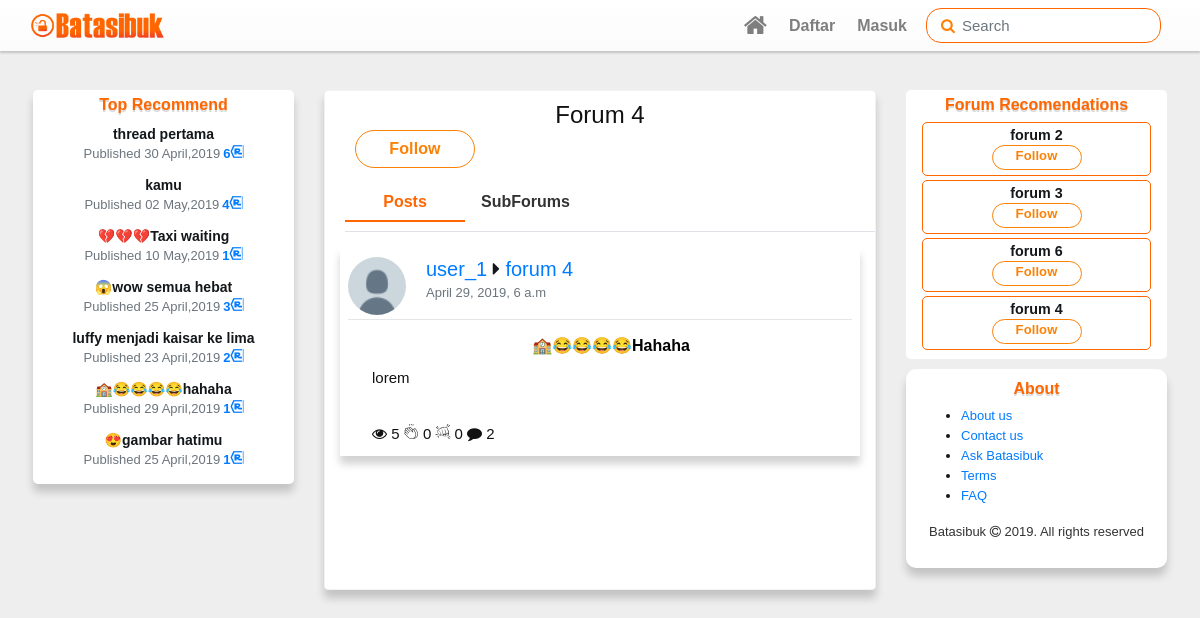
Before: /forum/fr-5/forum 4/ with the older database file.
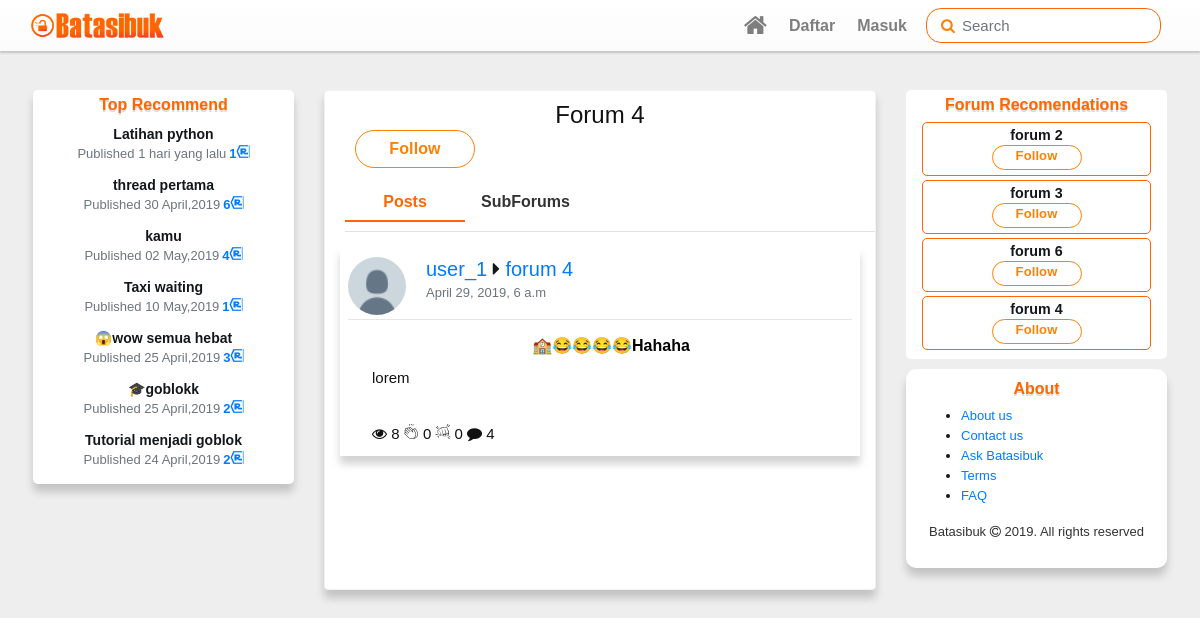
After: the same page with the newer database file.
### batasibuk_forum/models.py (models this page shows, shortened)
class Votable(models.Model):
	class Meta:
		abstract=True
	votes=GenericRelation(Vote,content_type_field='vote_type',object_id_field='vote_id')
	upvotes=models.IntegerField(default=0,blank=True)
	downvotes=models.IntegerField(default=0,blank=True)
	vote_self=False

class Post(Votable):
	objects=PostsManager()
	forum_post_type=models.ForeignKey(ContentType,on_delete=models.PROTECT,related_name='_forum_posts')
	forum_post_id=models.PositiveIntegerField()
	content_forum_post=GenericForeignKey('forum_post_type','forum_post_id')
	author=models.ForeignKey(User,related_name='posts',on_delete=models.PROTECT)
	created=models.DateTimeField(auto_now_add=True)
	updated=models.DateTimeField(auto_now=True)
	updated_by=models.ForeignKey(User,blank=True,null=True,on_delete=models.PROTECT)
	post_title=models.CharField(max_length=255)
	body=RichTextUploadingField(blank=True,
								config_name='post_thread',
								external_plugin_resources=[(
									'emoji',
									'/static/ckeditor_plugins/emoji/',
									'plugin.js')]
								)
	post_slug=models.SlugField(max_length=255,blank=True,editable=False)
	status=models.IntegerField(choices=(
		(0,'Draft'),
		(1,'Post')
		),default=0)
	views=models.IntegerField(blank=True,default=0)

class Followble(models.Model):
	class Meta:
		abstract=True
	followers=GenericRelation(Follow,content_type_field='forum_type',object_id_field='forum_id')

class Forum(Followble):
	def image_path(instance,imagename):
		base_name,ext=os.path.splitext(imagename)
		return f"logo_image/{time.strftime('%y%m%d%H%M%S')}{ext}"
	category=models.ForeignKey(Category,related_name='forums',blank=True,null=True,on_delete=models.PROTECT)
	name=models.CharField(max_length=80)
	position=models.IntegerField(blank=True,default=0)
	description=models.TextField(blank=True,default='')
	moderators=models.ManyToManyField(User,blank=True)
	updated=models.DateTimeField(auto_now=True)
	posts=GenericRelation(Post,content_type_field='forum_post_type',object_id_field='forum_post_id',related_query_name='post_forum')
	post_count=models.IntegerField(blank=True,default=0)
	forum_logo=models.ImageField(default='',upload_to=image_path)

### account/models.py (models this page shows, shortened)
class Profile(Followble):
	user=models.OneToOneField(User,related_name='profile',on_delete=models.CASCADE)
	info=models.CharField(max_length=30,blank=True,default='Kreator Batasibuk')
	date_of_birth=models.DateField(blank=True,null=True)
	gender=models.IntegerField(choices=(
		(Male,'Male'),
		(Female,'Female')
		),blank=True,default=Male)
	user_photo=models.ImageField(default='profile_image/default_profile_normal.png',upload_to=avatar_path)
	user_header=models.ImageField(default='profile_image/default_header.jpg',upload_to=header_path)
	location = models.CharField(max_length=30, blank=True)
	website=models.URLField(blank=True)

### batasibuk_forum/views.py (the view)
# urls.py: path('fr-<int:id_forum>/<str:name_forum>/',ForumView.as_view(mode='forum'),name='forumview'),
class ForumView(ListView):
	model=Post
	mode=None
	paginate_by=5
	template_name='batasibuk_forum/forum_view.html'
	context_object_name='forum_thread'
	def get_context_data(self,*args,**kwargs):
		context=super().get_context_data(*args,**kwargs)
		context['title']=self.kwargs['name_forum']
		context['detail_forum']=(self.mode,self.kwargs['id_forum'])
		context['this_forum']=Forum.objects.filter(pk=self.kwargs['id_forum']).first()
		if self.mode=='subforum':
			context['this_forum']=SubForum.objects.filter(pk=self.kwargs['id_forum']).first()
		return context
	def get_queryset(self):
		query=super().get_queryset()
		forum_type=ContentType.objects.get_for_model(Forum)
		if self.mode=='subforum':
			forum_type=ContentType.objects.get_for_model(SubForum)
		return query.filter(forum_post_type=forum_type,forum_post_id=self.kwargs['id_forum'],status=1).order_by('-created')

### batasibuk_forum/models.py (called while the page is built)
	def get_top_recommend(self):
		posts=Post.objects.all()
		for post in posts:
			c_recommends=post.post_recommends.all().count()
			time_since=math.floor((datetime.datetime.now().timestamp()-post.created.timestamp())/3600)
			post.score=(c_recommends)/(time_since+2)**1.8
			if c_recommends==0:
				post.score=(c_recommends-1)/(time_since+2)**1.8
		posts=sorted(posts,key=lambda t:t.score,reverse=True)
		if len(posts)>10:
			return posts[0:7]
		return posts

### batasibuk_forum/templatetags/text_custom.py (called while the page is built)
@register.filter(name='to_time_since')
def to_time_since(d):
	return custom_time_since(d)

### batasibuk_forum/templatetags/top_recommend.py (called while the page is built)
@register.inclusion_tag('snippets/post_recommends.html')
def top_recommend():
	posts=Post.objects.get_top_recommend()
	context={
		'posts':posts,
	}
	return context

@register.inclusion_tag('snippets/forum_recommend.html')
def forum_recommend(request):
	forum=Forum.objects.all()
	if request.user.is_authenticated:
		forum=Forum.objects.exclude(followers__follower=request.user)
	for f in forum:
		f.count_followers=f.followers.all().count()
	recommend_forum=sorted(forum,key=lambda c:c.count_followers,reverse=True)
	if len(recommend_forum)>4:
		recommend_forum=recommend_forum[0:4]
	return {'request':request,'forums':recommend_forum}

### batasibuk_forum/templates/batasibuk_forum/forum_view.html (shortened to what this page needs)
{% extends "base.html" %}
{% load static %}
{% load vote_follow_filter %}
{% load top_recommend %}
{% block get_in_head %}
	{% include "snippets/highlight/highlight_css_js.html" %}
	<link rel="stylesheet" type="text/css" href="{% static "css/forum_view.css" %}">
{% endblock get_in_head %}
{% block main_content %}
<div class="row">
	<div class="col-md-3 d-none d-md-block order-md-1">
    	{%top_recommend%}
    </div>
    <div class="col-md-6 order-1 order-md-2 ">
            <div class="wrap-forum shadow">
            	<h4>{{title|capfirst}}</h4>
            	<a href="javascript:void(0)" class="btn btn-follow follow-this {%is_user_follow this_forum request%} " data-id='{{detail_forum.1}}' data-action='{{detail_forum.0}}'>{%is_user_follow this_forum request 'get_text'%}</a>
            	<div class="detail-forum mt-3">
            		<ul class="nav nav-tabs" id="tab-forum" role='tablist'>
            			<li class="nav-item">
            				<a class="nav-link active" href="#content-posts" id="posts-tab" data-toggle='tab' role='tab'  aria-selected='true' aria-controls='posts'>Posts</a>
            			</li>
            			{% if detail_forum.0 == 'forum' %}
            				<li class="nav-item">
            					<a class="nav-link" href="#content-subforums" id="subforums-tab" data-toggle='tab' role='tab' aria-controls='subforums'>
            						SubForums
            					</a>
            				</li>
            			{% endif %}
            		</ul>
            		<div class="tab-content" id="content-forum">
            			<div class="tab-pane fade show active" id='content-posts' role='tabpanel' arial-labelledby='posts-tab'>
            				{% with forum_thread as threads  %}
            				    {% include "snippets/container_card_threads.html" %}
            				{% endwith %}
            			</div>
            		</div>
            	</div>
            </div>
    </div>
    <div class="col-md-3 order-2 order-md-3">
      {%forum_recommend request%}
	   	{% include "snippets/footer.html" %}
	 </div>
</div>
{% endblock main_content %}

### templates/snippets/post_recommends.html
{% load text_custom %}
<div class="trend-threads-card shadow">
  <h6>Top Recommend</h6>
  {% for thread  in posts %}
  	<div class="trend-thread">
      <a href="{% url 'thread' thread.post_slug thread.post_title %}" class="remove-link-format">
      	<p class="threads-title">{{thread.post_title}}</p >
      	<p class="thread-detail"><span class='text-muted'>Published {{thread.created|to_time_since}}</span><span class="thread-r">{{thread.post_recommends.all.count}}<i class="ba-recomend"></i></span></p>
      </a>
  	</div>
  {% endfor %}
</div>

### templates/snippets/container_card_threads.html (shortened to what this page needs)
{% for thread in threads %}
	<div class="post-container">
        <div class="post-detail shadow">
         	<img src="{{thread.author.profile.user_photo.url}}" alt="user" class="profile-photo" />
          <div class="user-info">
            <h5><a href="{% url "creator" thread.author.username %}" class="profile-link">{{thread.author}}</a> <i class="fa fa-caret-right"></i> <a href="{% url "forum:forumview" thread.content_forum_post.id thread.content_forum_post.name%}" class="name-forum">{{thread.content_forum_post.name}}</a></h5>
            <p class="text-muted">{{thread.created}}</p>
          </div>
          <div class="hr-custom clearfix"></div>
          <div class="post-text pl-md-2 pl-lg-4">
          	<a href="{% url "thread" thread.post_slug thread.post_title %}" class="remove-link-format">
          		<p class="thread-title mb-2">{{thread.post_title}}</p>
              {{thread.body|truncatewords_html:33|safe}}
              <div class="reaction">
                   <span class="d-block-inline"><i class="fa fa-eye"></i> {{thread.post_views.all.count}}</span>
                  <span class="d-block-inline"><i class="ba-claps"></i> {{thread.upvotes}}</span>
                  <span class="d-block-inline"><i class="ba-punch"></i> {{thread.downvotes}}</span>
                  <span class="d-block-inline"><i class="fa fa-comment"></i> {{thread.post_comments.all.count}}</span>
            	 </div>
        	</a>
          </div>
        </div>
    </div>
    {%empty%}
		<h4 class="text-warning text-center p-4">Tidak Ada Thread</h4>
{% endfor %}

### templates/snippets/forum_recommend.html
{% load vote_follow_filter %}
<div class="suggest-forum-card">
  <h6 class="grey">Forum Recomendations</h6>
  {% for forum in forums  %}
  	<div class="follow-forum">
      <p><a href="{% url "forum:forumview" forum.id forum.name %}"class='remove-link-format'>{{forum.name}}</a></p>
      <a href="javascript:void(0)" class="btn btn-follow follow-this {%is_user_follow forum request %} " data-id='{{forum.id}}' data-action='forum'>{%is_user_follow forum request 'get_text'%}</a>
  </div>
  {% endfor %}
</div>

Changed rows visible on the page:
no longer on this page (row edited): Post: post_title "luffy menjadi kaisar ke lima", created|to_time_since "23 April,2019", post_recommends.all.count "2", shown under "Top Recommend"
no longer on this page (row edited): Post: post_title "😍gambar hatimu", created|to_time_since "25 April,2019", post_recommends.all.count "1", shown under "Top Recommend"
no longer on one of the page's lists (row edited): Post: post_title "🏫😂😂😂😂hahaha", created|to_time_since "29 April,2019", post_recommends.all.count "1"
added Post: post_title "Latihan python", created|to_time_since "1 hari yang lalu", post_recommends.all.count "1", shown under "Top Recommend"
changed Post: post_title "💔💔💔Taxi waiting" → "Taxi waiting"
now on this page (row edited): Post: post_title "🎓goblokk", created|to_time_since "25 April,2019", post_recommends.all.count "2", shown under "Top Recommend"
now on this page (row edited): Post: post_title "Tutorial menjadi goblok", created|to_time_since "24 April,2019", post_recommends.all.count "2", shown under "Top Recommend"
changed Post "🏫😂😂😂😂hahaha": post_views.all.count "5" → "8"; post_comments.all.count "2" → "4"
